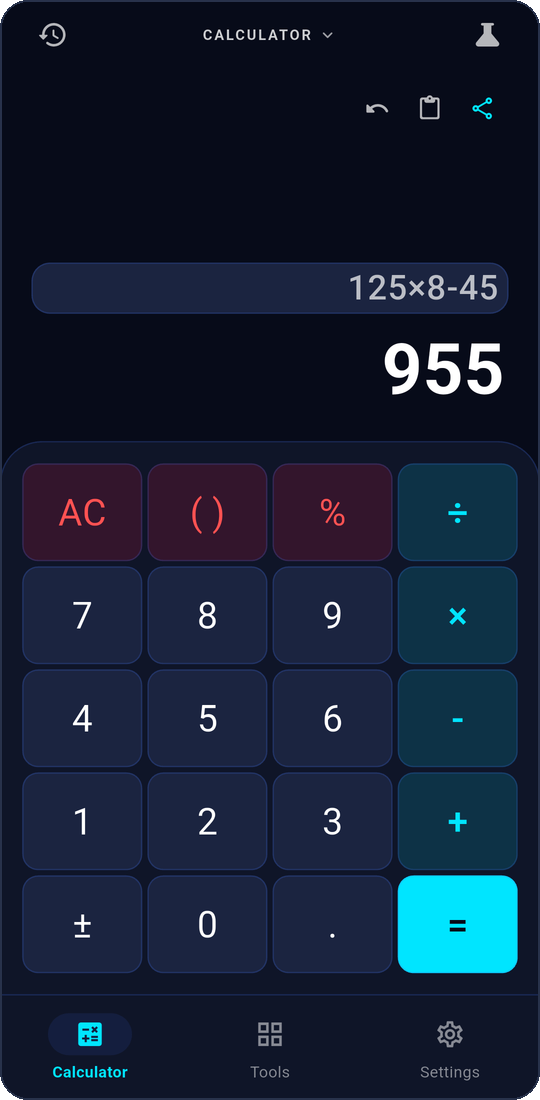
#> input picture docs/screenshots/screen_calculator.png, 540 x 1100 px
$ python -i process_screenshots.py   (imports and definitions only)
#> lines starting #> are read from the running program, lines starting #| are printed output that depends on the picture
import os
import glob
from PIL import Image, ImageDraw, ImageFilter, ImageFont

RAW_DIR = r"Calculator With Math Tools\docs\screenshots\raw"
OUT_DIR = r"Calculator With Math Tools\docs\screenshots"
# [1 line not run here, left out]

# 1. Crop box for Pixel 8:
# Screen: 1080 x 2400
# Status bar: 0..136 (removes clock, battery, wifi, app notifications)
# Navigation gesture bar: 2336..2400 (removes android gesture pill)
CROP_BOX = (0, 136, 1080, 2336)
TARGET_WIDTH = 540
TARGET_HEIGHT = 1100
CORNER_RADIUS = 28

def round_corners(image, radius, border_color=(40, 50, 75, 255), border_width=2):
    """Applies clean rounded corners and a subtle outer border."""
    mask = Image.new('L', image.size, 0)
    draw = ImageDraw.Draw(mask)
    draw.rounded_rectangle([(0, 0), (image.size[0] - 1, image.size[1] - 1)], radius=radius, fill=255)

    rounded = Image.new('RGBA', image.size, (0, 0, 0, 0))
    rounded.paste(image.convert('RGBA'), (0, 0), mask=mask)

    # Draw border
    border_draw = ImageDraw.Draw(rounded)
    border_draw.rounded_rectangle([(0, 0), (image.size[0] - 1, image.size[1] - 1)], radius=radius, outline=border_color, width=border_width)
    return rounded

def process_single(input_path, output_name):
#> called with output_name = 'out.png'
    img = Image.open(input_path)
#> img is the input picture: PIL image 540x1100 RGBA; mean R, G, B, A 20.5, 31.7, 52.1, 254.7
    cropped = img.crop(CROP_BOX)
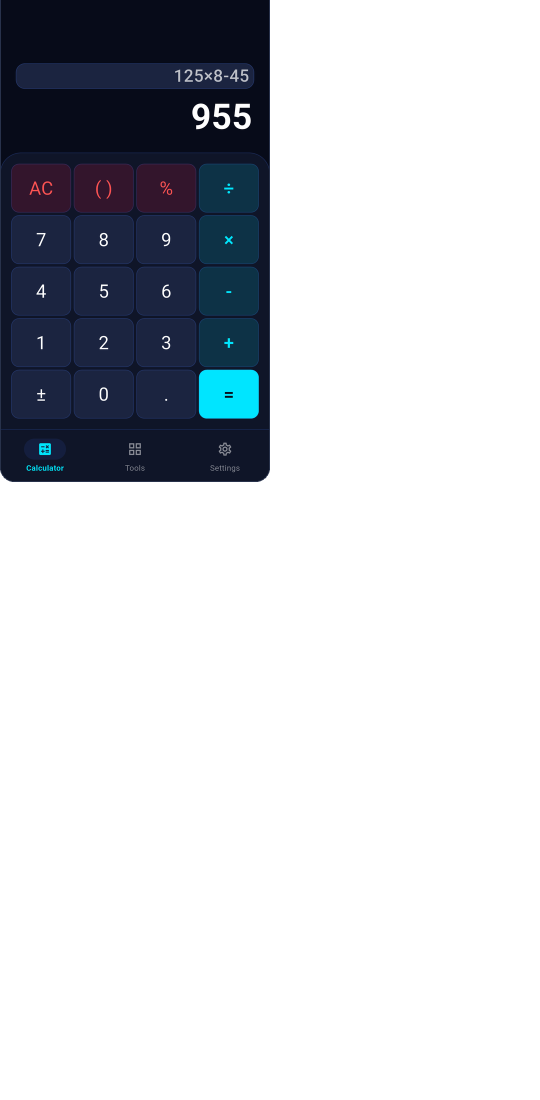
#> cropped: PIL image 1080x2200 RGBA (shown at 1/2 size); mean R, G, B, A 4.8, 7.4, 12.1, 55.8; transparent parts drawn white
    resized = cropped.resize((TARGET_WIDTH, TARGET_HEIGHT), Image.Resampling.LANCZOS)
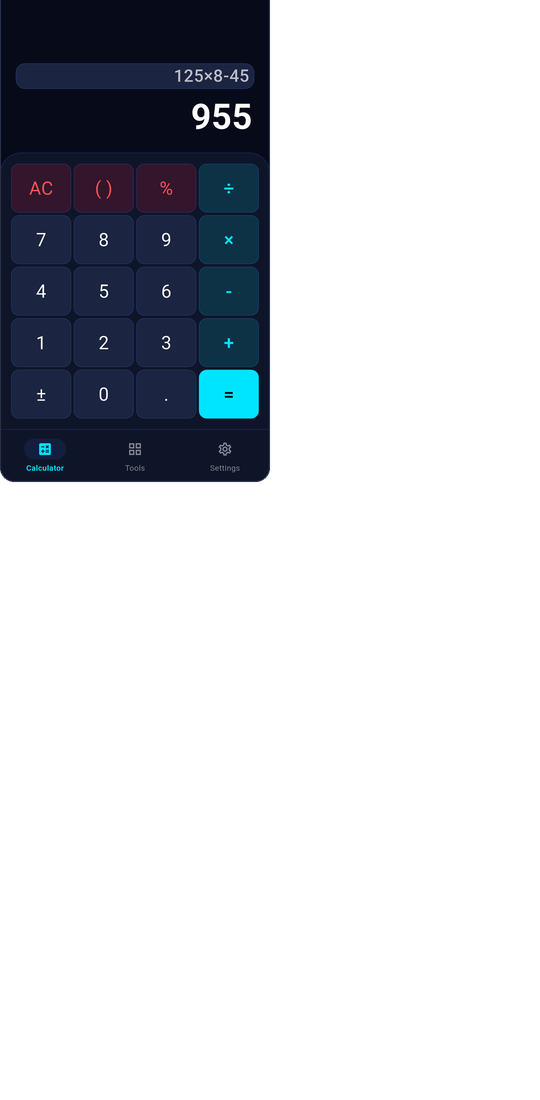
#> resized: PIL image 540x1100 RGBA; mean R, G, B, A 4.9, 7.5, 12.2, 55.8; transparent parts drawn white
    framed = round_corners(resized, CORNER_RADIUS)
#> in round_corners, `mask = Image.new('L', image.size, 0)`: mask: PIL image 540x1100 L; every value is 0
#> in round_corners, `rounded = Image.new('RGBA', image.size, (0, 0, 0, 0))`: rounded: PIL image 540x1100 RGBA; every value is 0
    out_path = os.path.join(OUT_DIR, output_name)
    framed.save(out_path, format="PNG", optimize=True)
    print(f"Processed {output_name} ({TARGET_WIDTH}x{TARGET_HEIGHT})")
    return framed

# [50 lines left out: function main, not called in this run]

# [2 lines not run here, left out]

>>> result = process_single('../docs/screenshots/screen_calculator.png', 'out.png')
